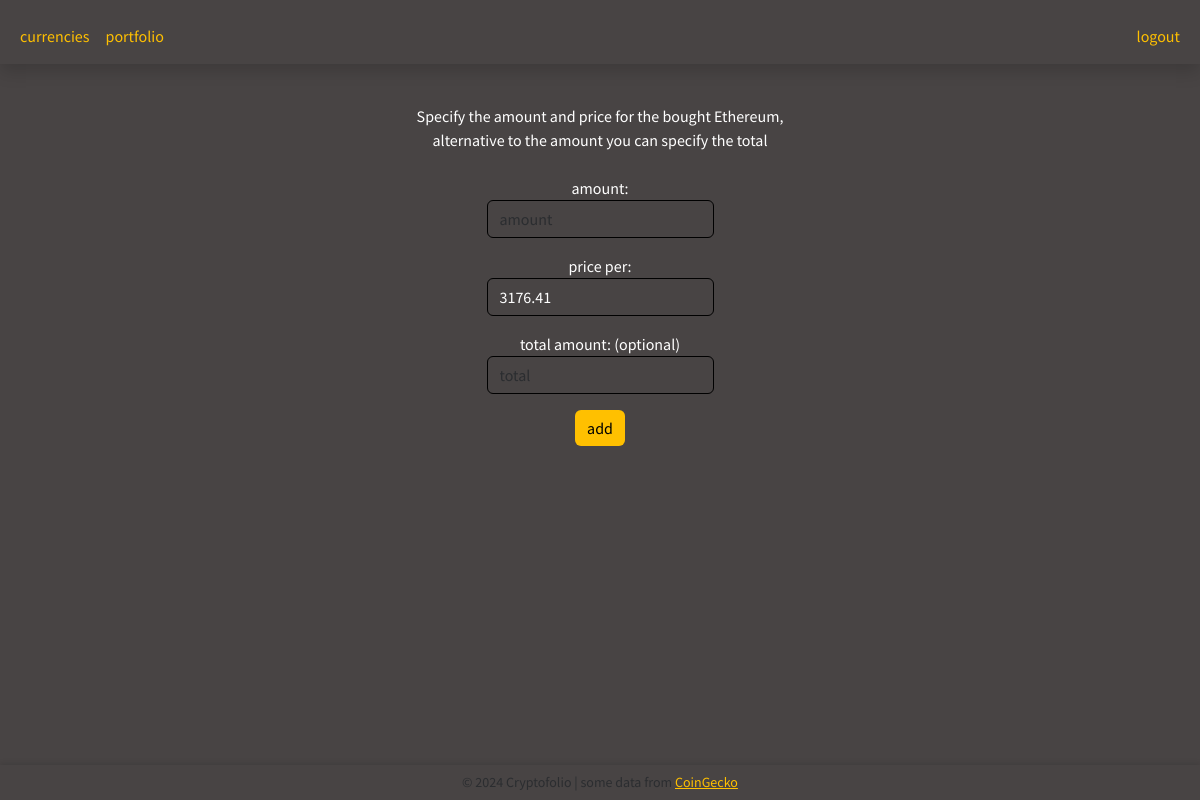
The app's page /add_coin?folioid=None&cid=2 (signed in), older data.
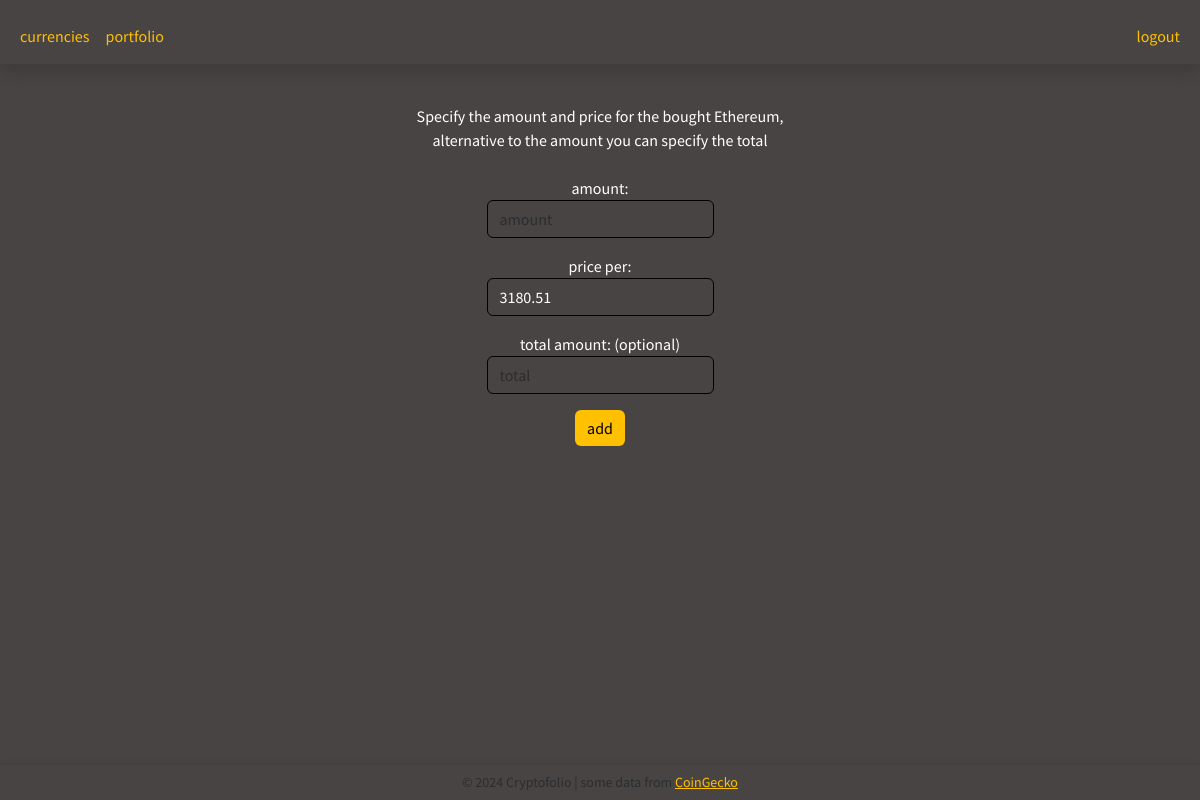
The same page, newer data.
### tables this page shows
CREATE TABLE currencies (
id INTEGER PRIMARY KEY AUTOINCREMENT NOT NULL,
cgid TEXT UNIQUE NOT NULL,
symbol TEXT NOT NULL,
name TEXT NOT NULL,
icon_url TEXT NOT NULL,
current_price REAL NOT NULL,
market_cap INTEGER NOT NULL,
high_24h REAL NOT NULL,
low_24h REAL NOT NULL,
ath REAL NOT NULL,
ath_date TEXT NOT NULL,
atl REAL NOT NULL,
atl_date TEXT NOT NULL,
cg_update_date TEXT NOT NULL,
price_change_percent_1h REAL,
price_change_percent_24h REAL NOT NULL,
price_change_percent_7d REAL,
price_change_percent_30d REAL,
update_date TEXT NOT NULL
);

### portfolio.py (the view)
@req_login.login_required
def add_coin_to_portfolio():
    if request.method == "POST":
        portfolio_id = request.form.get("folioid")
        res = db.execute("SELECT COUNT(*) FROM portfolios WHERE id == ?", portfolio_id)
        if res[0]["COUNT(*)"] != 1:
            return apology("Error finding that portfolio, sorry. :'(\nplease try again.")
        coin_id = request.form.get("cid")
        res = db.execute("SELECT COUNT(*) FROM currencies WHERE id == ?", coin_id)
        if res[0]["COUNT(*)"] != 1:
            return apology("Error finding that coin, sorry. :'(\nplease try again.")
        try:
            amount = float(request.form.get("amount"))
        except Exception as e:
            return apology(f"Error. Amount is not a number. {e}")
        if amount <= 0:
            return apology("Error. Please enter a positive amount.")
        try:
            price = float(request.form.get("price"))
        except Exception as e:
            return apology(f"Error. Price is not a number. {e}")
        if price <= 0:
            return apology("Error. Please enter the actual price.")
        db.execute("INSERT INTO portfolio_currency (portfolio_id, cryptocurrency_id, quantity, price) VALUES (?, ?, ?, ?)",
                    portfolio_id, coin_id, amount, price)
        return redirect(f"/portfolio?folioid={portfolio_id}")
    else:
        portfolio_id = request.args.get("folioid")
        currency_id = request.args.get("cid")
        if currency_id == None:
            coin_list = currencies.get_coinlist_from_db()
            return render_template("currencies.html", coins=coin_list, portfolio_id=portfolio_id, add_coin=True)
        return render_template("portfolio_cadd.html", portfolio_id=portfolio_id, coin=currencies.get_coin_from_db_by_id(currency_id)[0])

### app.py (called while the page is built)
@app.after_request
def after_request(response):
    response.headers["Cache-Control"] = "no-cache, no-store, must-revalidate"
    response.headers["Expires"] = 0
    response.headers["Pragma"] = "no-cache"
    return response

### currencies.py (called while the page is built)
def get_coin_from_db_by_id(coin_id:int):
    return db.execute("SELECT * FROM currencies WHERE id = ?", coin_id)

### req_login.py (called while the page is built)
def login_required(f):
    @wraps(f)
    def decorated_function(*args, **kwargs):
        if session.get("user_id") is None:
            return redirect("/login")
        return f(*args, **kwargs)
    return decorated_function

### templates/portfolio_cadd.html (shortened to what this page needs)
{% extends "base.html" %}
{% block body %}
    <br>
    Specify the amount and price for the bought {{ coin.name }},<br>alternative to the amount you can specify the total<br><br>
    <form action="/add_coin" method="post">
        <div class="mb-3">
            amount:
            <input autocomplete="off" autofocus class="form-control mx-auto w-auto custom-input" name="amount" id="amount" placeholder="amount" type="number" step="any" min="0" oninput="autoCalculate()">
        </div>
        <div class="mb-3">
            price per:
            <input class="form-control mx-auto w-auto custom-input" name="price" id="price" placeholder="price" type="number" step="any" min="0" value="{{ coin.current_price }}" oninput="autoCalculate()">
        </div>
        <div class="mb-3">
            total amount: (optional)
            <input class="form-control mx-auto w-auto custom-input" name="total" id="total" placeholder="total" type="number" step="any" min="0" oninput="autoCalculate()">
        </div>
        <button class="btn custom-button" type="submit">add</button>
    </form>
{% endblock %}

Row changes from the older to the newer data that the page shows:
changed currencies "Ethereum": price "3176.41" → "3180.51"
